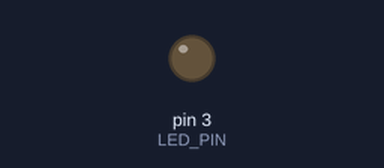
Bench run of a sketch on a simulated Arduino Uno, built with avr-gcc and run on an emulated ATmega328P. On the bench: output pins drawn as LEDs (lit = HIGH). Sleep ends after the set time or at an interrupt; what the sketch prints to the serial monitor is not drawn.

Above: at 0.2 s.
At 57.5 s:
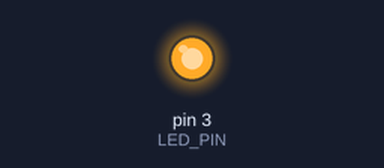
Timing chart, 0 to 116.3 s (numbered marks = the images above):
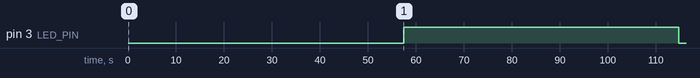

Measured:
- by itself, pin 3 (LED_PIN): LOW → HIGH at 57.4 s, → LOW 57.3 s later

The sketch:

TimerInterrupt.ino
```cpp
#include <avr/sleep.h>
#include <avr/power.h>
#include <avr/wdt.h>
#include <Servo.h>
 #define SERVO_PIN 6
 #define ANALOG_SERVO_PIN A3
 Servo myServo;
#define LED_PIN 3
#define MINUTES 1               // change this to your desired period
#define TIMER ((MINUTES*60)/8)
volatile int f_wdt=1;
volatile int counter = 0;

/**
 * I've adapted this code that I found online to (hopefully) work with our application. Unless we purchase an external clock,
 * the only way to have a 60 minute timer is to count ~7 watch dog timer cycles, where the maximum for the watch dog timer is 8 s.
 *
 * This basically means that the arduino is gonna wake up every 8 s and check if the counter is at an hour yet.
 * If it is, it will execute the motor code, if it isn't, it will go back to sleep
 *
 *
 *
 *
 *
 */


/***************************************************
 *  Name:        ISR(WDT_vect)
 *
 *  Returns:     Nothing.
 *
 *  Parameters:  None.
 *
 *  Description: Watchdog Interrupt Service. This
 *               is executed when watchdog timed out.
 *
 ***************************************************/
ISR(WDT_vect)
{
  counter++;
  if(f_wdt == 0)
  {
    f_wdt=1;

  }
  else
  {
    Serial.println("WDT Overrun!!!");
  }
}


/***************************************************
 *  Name:        enterSleep
 *
 *  Returns:     Nothing.
 *
 *  Parameters:  None.
 *
 *  Description: Enters the arduino into sleep mode.
 *
 ***************************************************/
void enterSleep(void)
{
  set_sleep_mode(SLEEP_MODE_PWR_DOWN);   /* EDIT: could also use SLEEP_MODE_PWR_DOWN for lowest power consumption. */
  sleep_enable();

  /* Now enter sleep mode. */
  sleep_mode();

  /* The program will continue from here after the WDT timeout*/
  sleep_disable(); /* First thing to do is disable sleep. */

  /* Re-enable the peripherals. */
  power_all_enable();
}


/***************************************************
 *  Name:        setup
 *
 *  Returns:     Nothing.
 *
 *  Parameters:  None.
 *
 *  Description: Setup for the serial comms and the
 *                Watch dog timeout.
 *
 ***************************************************/
void setup()
{
  Serial.begin(9600);
  Serial.println("GETTING READY...");
  delay(100); //Allow for serial print to complete.

  pinMode(LED_PIN,OUTPUT);

  /*** Setup the WDT ***/

  /* Clear the reset flag. */
  MCUSR &= ~(1<<WDRF);

  /* In order to change WDE or the prescaler, we need to
   * set WDCE (This will allow updates for 4 clock cycles).
   */
  WDTCSR |= (1<<WDCE) | (1<<WDE);

  /* set new watchdog timeout prescaler value */
  WDTCSR = 1<<WDP0 | 1<<WDP3; /* 8.0 seconds */

  /* Enable the WD interrupt (note no reset). */
  WDTCSR |= _BV(WDIE);

  Serial.println("WATCH DOG IS READY");
  delay(100); //Allow for serial print to complete.
}


/***************************************************
 *  Name:        enterSleep
 *
 *  Returns:     Nothing.
 *
 *  Parameters:  None.
 *
 *  Description: Main application loop.
 *
 ***************************************************/
void loop()
{
  if(f_wdt == 1)
  {

    /* Don't forget to clear the flag. */
    f_wdt = 0;

    if (counter != TIMER){
      enterSleep();
    }

    else{
      digitalWrite(LED_PIN, !digitalRead(LED_PIN)); // execute servo control code here instead of LED code
      counter = 0;                                  // reset counter
      enterSleep();

    }
  }


  else
  {
    /* Do nothing. */
  }
}
```
